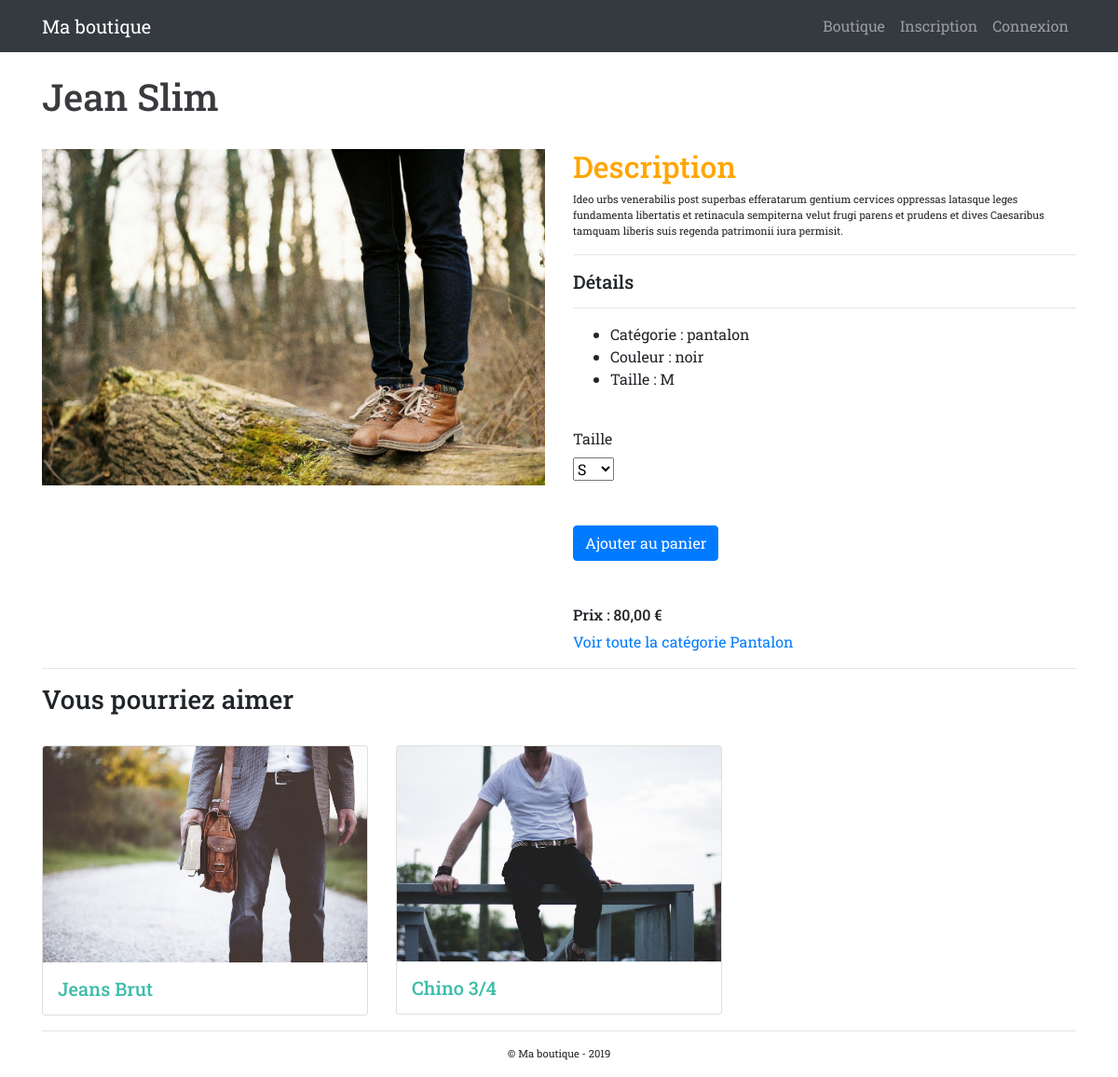
The app's page /fiche_produit.php?id_produit=17 with its own data.
### tables this page shows
CREATE TABLE `produit` (
  `id_produit` int(3) NOT NULL,
  `reference` varchar(20) NOT NULL,
  `categorie` varchar(20) NOT NULL,
  `titre` varchar(100) NOT NULL,
  `description` text NOT NULL,
  `couleur` varchar(20) NOT NULL,
  `taille` varchar(5) NOT NULL,
  `public` enum('m','f','mixte') NOT NULL,
  `photo` varchar(250) NOT NULL,
  `prix` int(3) NOT NULL,
  `stock` int(3) NOT NULL
);

### inc/functions.php (called while the page is built, shortened)
<?php
    function executeRequete($requete, $param = array()) {
        if(!empty($param)) {
            foreach ($param as $indice => $valeur) {
                $param[$indice] = htmlspecialchars($valeur);
            }
        }
        global $pdo;
        $resultat = $pdo->prepare($requete);
        $succes = $resultat->execute($param);
        if ($succes) {
            return $resultat;
        } else {
            return false;
        }
    }
?>

### fiche_produit.php (the view, shortened to what this page needs)
<?php
$suggestion = '';
if (isset($_GET['id_produit'])) {
    $resultat = executeRequete("SELECT * FROM produit WHERE id_produit = :id_produit", array(':id_produit' => $_GET['id_produit']));
    $produit = $resultat->fetch(PDO::FETCH_ASSOC);
    extract($produit);
    } else {
            header('location:index.php');
            exit();
    }
    $resultat = executeRequete("SELECT id_produit, public, photo, titre FROM produit WHERE categorie = :categorie AND id_produit != :id_produit ORDER BY RAND() LIMIT 2", array(':categorie' => $categorie, ':id_produit' => $id_produit));
    while ($crossSell = $resultat->fetch(PDO::FETCH_ASSOC)) {
        $suggestion .= '<div class="col-sm-4">';
            $suggestion .= '<div class="card mt-4">';
                $suggestion .= '<a href="fiche_produit.php?id_produit='. $crossSell['id_produit'].'"><img src=" ' . $crossSell['photo'] . ' " alt=" ' . $crossSell['titre'] . ' " class="card-img-top"></a>';
                if ($crossSell['public'] == 'm') {
                    $suggestion .= '<h5 class="m-3 man">' . $crossSell['titre'] . '</h5>';
                } elseif ($crossSell['public'] == 'f') {
                    $suggestion .= '<h5 class="m-3 woman">' . $crossSell['titre'] . '</h5>';
                } else {
                    $suggestion .= '<h5 class="m-3 mixte">' . $crossSell['titre'] . '</h5>';
                }
            $suggestion .= '</div>';
    $suggestion .= '</div>';
    }
require_once 'inc/header.php';?>
<div class="row">
    <div class="col-12 titre mt-4">
        <h1><?php echo ucfirst($titre); ?></h1>
    </div>
    <div class="col-md-6 mt-4">
        <img src="<?php echo $photo; ?>" alt="<?php echo $titre; ?>" class="img-fluid">
    </div>
    <div class="col-md-6 mt-4">
        <h2>Description</h2>
        <p><?php echo $description; ?></p>
        <hr><h5>Détails</h5><hr>
        <ul>
            <li>Catégorie : <?php echo $categorie; ?></li>
            <li>Couleur : <?php echo $couleur; ?></li>
            <li>Taille : <?php echo $taille; ?></li>
        </ul>
        <label class="mt-4 mb-2">Taille</label><br>
        <select name="taille">
            <option>S</option>
        </select><br>
        <form id="btn" action="panier.php?taille=<?php echo $taille ?>" method="post" class="mt-4">
            <button class="btn btn-primary mt-4" type="submit">Ajouter au panier</button>
        </form>
        <h6>Prix : <?php echo number_format($prix, 2, ',', ''); ?> €</h6>
        <a href="index.php?categorie=<?php echo $categorie ?>">Voir toute la catégorie <?php echo ucfirst($categorie) ?></a>
    </div>
</div>
<hr>
<div class="row">
    <div class="col-12">
        <h3>Vous pourriez aimer</h3>
    </div>
    <?php echo $suggestion?>
</div>
<?php require_once 'inc/footer.php';?>

### inc/header.php (style rules this page uses)
body { font-family: 'Roboto Slab', serif; }
h1 { color: #3A3B3F; }
h2 { color: orange; }
form, .profil { -webkit-box-shadow: 0px 0px 10px 0px rgba(179,179,179,0.6); -moz-box-shadow: 0px 0px 10px 0px rgba(179,179,179,0.6); box-shadow: 0px 0px 10px 0px rgba(179,179,179,0.6); }
#btn { box-shadow: none; }
::placeholder { text-align: center; }
label { margin-bottom: 0rem; }
h6 { margin-top: 3rem; }
p { font-size : 0.7rem; }
.man { color: #3DBCAA; }

### records on screen
produit: titre "Jean Slim", photo (picture), description "Ideo urbs venerabilis post superbas efferatarum gentium cervices oppressas latasque leges fundamenta libertatis et retinacula sempiterna velut frugi parens et prudens et dives Caesaribus tamquam liberis suis regenda patrimonii iura permisit.", categorie "pantalon", couleur "noir", taille "M", prix "80,00", categorie "Pantalon"
produit: photo (picture), titre "Jeans Brut"
produit: photo (picture), titre "Chino 3/4"
